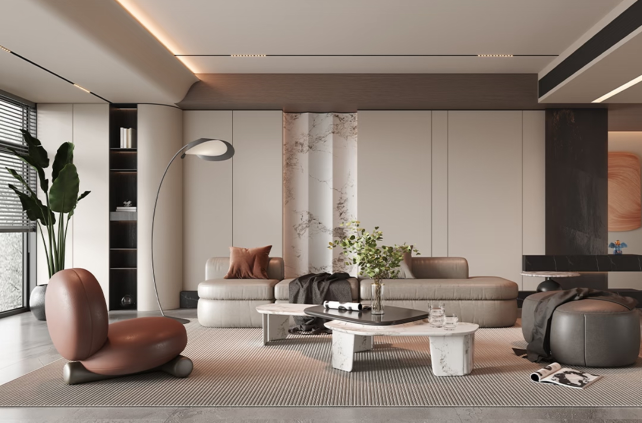
#> input picture backend/prompts/prompt_data_preparation/01_styles/01_modern_luxury/IMG_8215.jpg, 1284 x 845 px, found by its file name (shown at 1/2 size)
$ python -i structural_ablation.py   (imports and definitions only)   (older library calls are emulated)
#> lines starting #> are read from the running program, lines starting #| are printed output that depends on the picture
"""结构评分器消融实验 — 用数据找出「哪种结构度量最贴合人工判断」

背景（见 PROGRESS.md / ROADMAP.md 阶段 2）：
现有 structural_fidelity = 0.6*Canny边缘SSIM + 0.4*灰度SSIM，vs 人工「结构保真」仅 +0.17（未达显著）。
猜想：灰度SSIM 测的是「整体外观相似度」，而好装修本就大改外观 → 这一项可能在拖后腿；
真正该测的是「建筑结构（墙/门窗/透视线/户型）是否保留」，应聚焦粗尺度布局与主导直线，避开家具细节边缘。

本脚本对每个候选度量，计算其在 85 对图上的值，再与人工 structural 金标准算 Spearman，
排序输出 → 选出显著正相关的度量重写评分器。纯实验脚本，不改生产代码。

运行：evals/.venv/bin/python -m evals.scorer.structural_ablation
"""

import sys
from pathlib import Path

import cv2
import numpy as np
from PIL import Image
from skimage.metrics import structural_similarity as ssim

sys.path.insert(0, str(Path(__file__).resolve().parents[2]))
from evals.config import EVALS_DIR, PROJECT_ROOT
from evals.dataset.loader import DatasetLoader
from evals.scorer.gold_store import GoldStore
from evals.scorer.credibility import spearman, pearson


def _resolve(path: str) -> Path:
    p = Path(path)
    if p.is_absolute():
        return p
    if str(path).startswith("data/"):
        return EVALS_DIR / p
    return PROJECT_ROOT / p


def _gray(path: str, size=(256, 256)) -> np.ndarray:
#> called with size = (256, 256)
    img = Image.open(_resolve(path)).convert("RGB").resize(size)
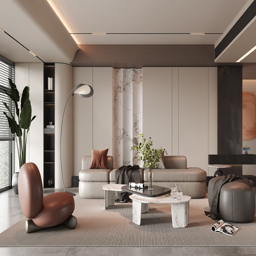
#> img: PIL image 256x256 RGB; mean R, G, B 141.3, 128.1, 118.1
    return cv2.cvtColor(np.array(img), cv2.COLOR_RGB2GRAY)
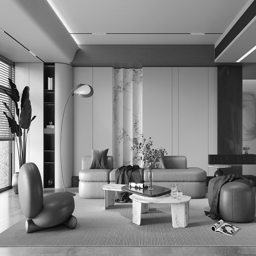
#> returned value: shape (256, 256); min 0, max 255, mean 130.9


# ----------------------------- 候选度量（越高=结构越保留）-----------------------------

def m_ssim_gray(gi, go):
    """灰度 SSIM（现有 40% 分量）—— 疑似拖后腿项。"""
    return ssim(gi, go, data_range=255)


def m_ssim_canny(gi, go):
    """Canny 边缘 SSIM（现有 60% 分量）。"""
    return ssim(cv2.Canny(gi, 100, 200), cv2.Canny(go, 100, 200), data_range=255)


def m_current(gi, go):
    """现有组合：0.6*边缘 + 0.4*灰度。"""
    return 0.6 * m_ssim_canny(gi, go) + 0.4 * m_ssim_gray(gi, go)


# [45 lines left out: functions m_ssim_lowres, m_ssim_blur, _orient_hist, m_orient_corr, m_long_line_overlap, not called in this run]


CANDIDATES = {
    "ssim_gray (现40%)": m_ssim_gray,
    "ssim_canny (现60%)": m_ssim_canny,
    "current 组合": m_current,
    "ssim_lowres64": m_ssim_lowres,
    "ssim_blur6": m_ssim_blur,
    "orient_hist_corr": m_orient_corr,
    "long_line_overlap": m_long_line_overlap,
}


# [35 lines left out: function main, not called in this run]


# [2 lines not run here, left out]

>>> result = _gray('../../backend/prompts/prompt_data_preparation/01_styles/01_modern_luxury/IMG_8215.jpg')

$ run again, on backend/prompts/prompt_data_preparation/01_styles/01_modern_luxury/IMG_8217.jpg
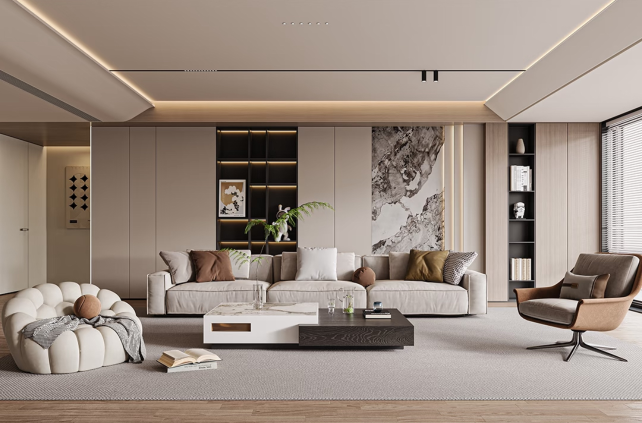
#> input picture backend/prompts/prompt_data_preparation/01_styles/01_modern_luxury/IMG_8217.jpg, 1284 x 846 px, found by its file name (shown at 1/2 size)
#> in _gray, `img = Image.open(_resolve(path)).convert("RGB").resize(size)`:
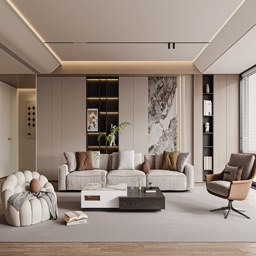
#> img: PIL image 256x256 RGB; mean R, G, B 154.5, 140.1, 129.7
#> in _gray, `return cv2.cvtColor(np.array(img), cv2.COLOR_RGB2GRAY)`:
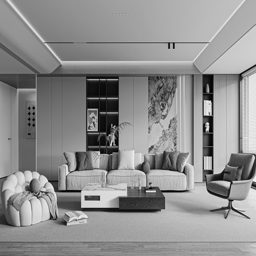
#> returned value: shape (256, 256); min 0, max 251, mean 143.2

$ run again, on backend/prompts/prompt_data_preparation/01_styles/01_modern_luxury/IMG_8218.jpg
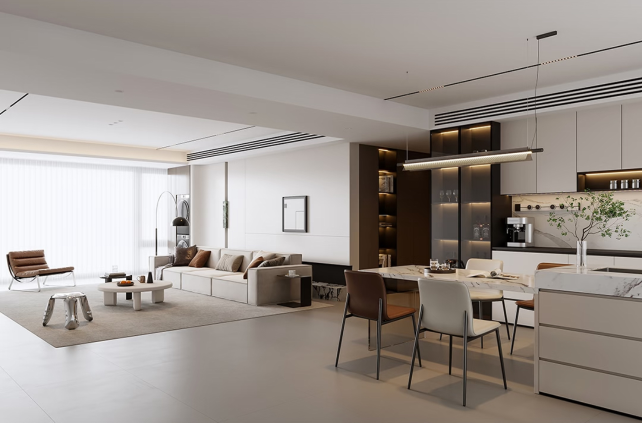
#> input picture backend/prompts/prompt_data_preparation/01_styles/01_modern_luxury/IMG_8218.jpg, 1284 x 845 px, found by its file name (shown at 1/2 size)
#> in _gray, `img = Image.open(_resolve(path)).convert("RGB").resize(size)`:
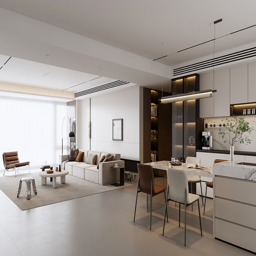
#> img: PIL image 256x256 RGB; mean R, G, B 156.1, 148.1, 142.1
#> in _gray, `return cv2.cvtColor(np.array(img), cv2.COLOR_RGB2GRAY)`:
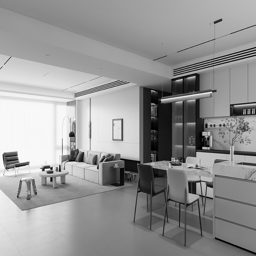
#> returned value: shape (256, 256); min 0, max 255, mean 149.8

$ run again, on backend/prompts/prompt_data_preparation/01_styles/01_modern_luxury/IMG_8219.jpg
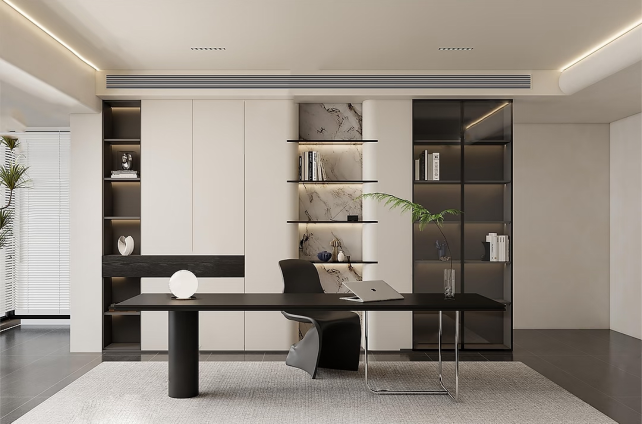
#> input picture backend/prompts/prompt_data_preparation/01_styles/01_modern_luxury/IMG_8219.jpg, 1284 x 847 px, found by its file name (shown at 1/2 size)
#> in _gray, `img = Image.open(_resolve(path)).convert("RGB").resize(size)`:
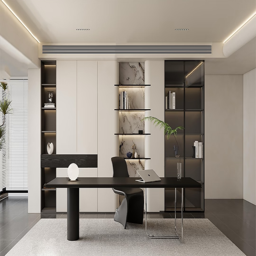
#> img: PIL image 256x256 RGB; mean R, G, B 150.8, 142.6, 133.1
#> in _gray, `return cv2.cvtColor(np.array(img), cv2.COLOR_RGB2GRAY)`:
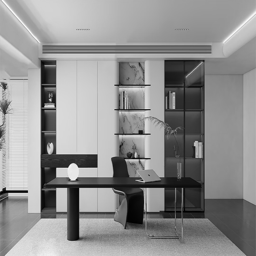
#> returned value: shape (256, 256); min 0, max 252, mean 144
